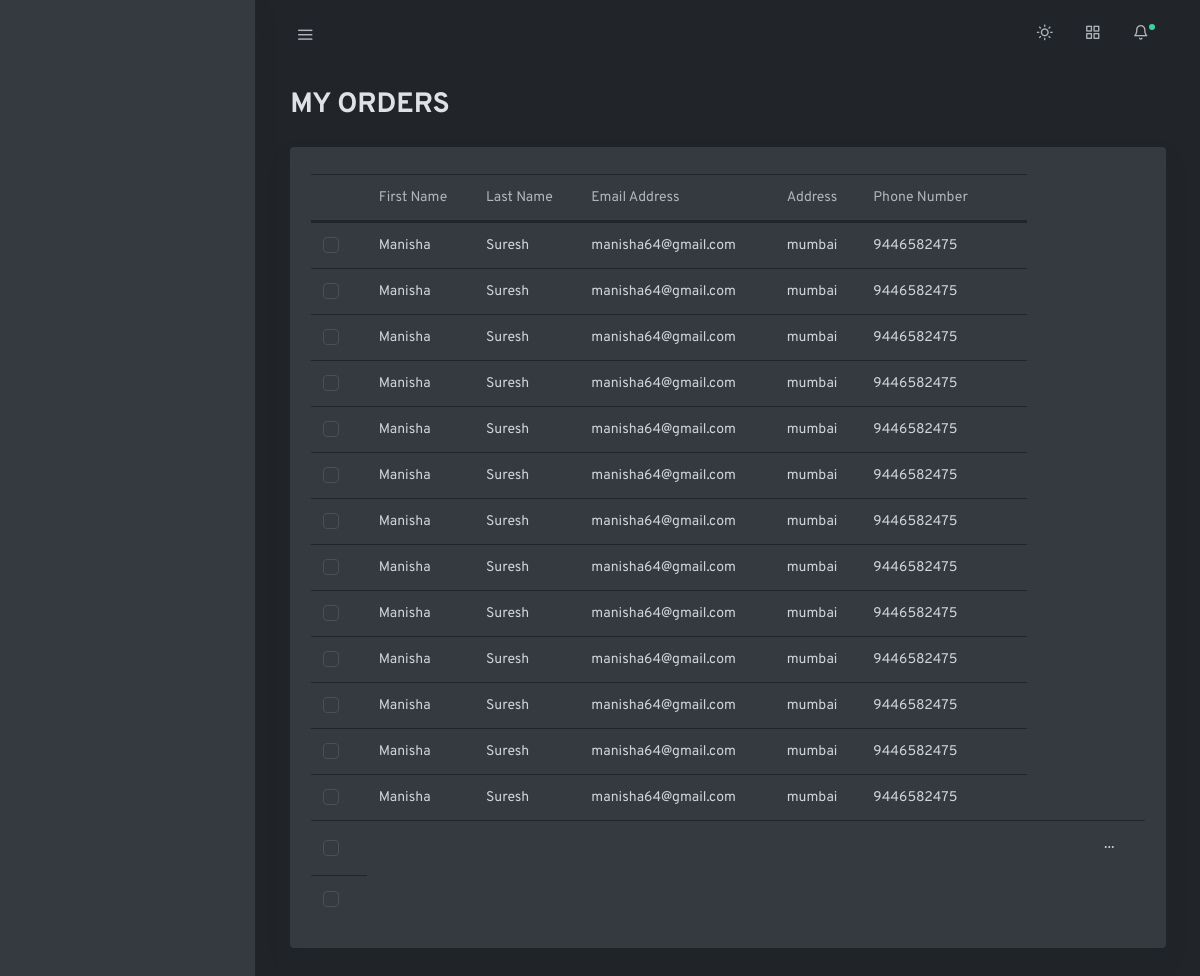
Page /customers/my_orders on the committed database.
### customers/models.py (models this page shows)
class Order(models.Model):
    address=models.TextField()
    phone=models.IntegerField(default=0)
    email=models.CharField(max_length=200, null=True)
    fname=models.CharField(max_length=200,null=True)
    lname=models.CharField(max_length=200,null=True)
    city=models.CharField(max_length=200,null=True)
    country=models.CharField(max_length=200,null=True)
    pin=models.IntegerField(default=0)

### customers/views.py (the view)
# urls.py: path('my_orders', views.my_orders, name='my_orders'),
def my_orders(request):
    view_orders=Order.objects.all()
    context={
        'view_orders':view_orders
    }
    return render(request,'myorders.html', context)

### templates/myorders.html (shortened to what this page needs)
{% load static %}
<!doctype html>
<html lang="en">
  <head>
    <link rel="stylesheet" href="{% static 'css1/simplebar.css' %}">
    <link rel="stylesheet" href="{% static 'css1/feather.css' %}">
    <link rel="stylesheet" href="{% static 'css1/dataTables.bootstrap4.css' %}">
    <link rel="stylesheet" href="{% static 'css1/daterangepicker.css' %}">
    <link rel="stylesheet" href="{% static 'css1/app-light.css' %}" id="lightTheme" disabled>
    <link rel="stylesheet" href="{% static 'css1/app-dark.css' %}" id="darkTheme">
  </head>
  <body class="vertical  dark  ">
    <div class="wrapper">
      <nav class="topnav navbar navbar-light">
        <button type="button" class="navbar-toggler text-muted mt-2 p-0 mr-3 collapseSidebar">
          <i class="fe fe-menu navbar-toggler-icon"></i>
        </button>
        <ul class="nav">
          <li class="nav-item">
            <a class="nav-link text-muted my-2" href="#" id="modeSwitcher" data-mode="dark">
              <i class="fe fe-sun fe-16"></i>
            </a>
          </li>
          <li class="nav-item">
            <a class="nav-link text-muted my-2" href="./#" data-toggle="modal" data-target=".modal-shortcut">
              <span class="fe fe-grid fe-16"></span>
            </a>
          </li>
          <li class="nav-item nav-notif">
            <a class="nav-link text-muted my-2" href="./#" data-toggle="modal" data-target=".modal-notif">
              <span class="fe fe-bell fe-16"></span>
              <span class="dot dot-md bg-success"></span>
            </a>
          </li>
        </ul>
      </nav>
      <aside class="sidebar-left border-right bg-white shadow" id="leftSidebar" data-simplebar>
        <nav class="vertnav navbar navbar-light">
        </nav>
      </aside>
      <main role="main" class="main-content">
        <div class="container-fluid">
          <div class="row justify-content-center">
            <div class="col-12">
              <h2 class="mb-2 page-title">MY ORDERS</h2>
              <div class="row my-4">
                <div class="col-md-12">
                  <div class="card shadow">
                    <div class="card-body">
                      <table class="table datatables" id="dataTable-1">
                        <thead>
                          <tr>
                            <th></th>
                            <th>First Name</th>
                            <th>Last Name</th>
                            <th>Email Address</th>
                            <th>Address</th>
                            <th>Phone Number</th>
                            <th></th>
                          </tr>
                          {% for i in view_orders %}
                        </thead>
                          <tr>
                            <td>
                              <div class="custom-control custom-checkbox">
                              </div>
                            </td>
                            <td>{{ i.fname }}</td>
                            <td>{{i.lname}}</td>
                            <td>{{i.email}}</td>
                            <td>{{i.address}}</td>
                            <td>{{i.phone}}</td>
                            <td><a href="{% url 'view_order' %}"></a></td>
                          </tr>
                          {% endfor %}
                          <tr>
                            <td>
                              <div class="custom-control custom-checkbox">
                              </div>
                            </td>
                            <td></td>
                            <td></td>
                            <td></td>
                            <td> </td>
                            <td></td>
                            <td></td>
                            <td></td>
                            <td></td>
                            <td><button class="btn btn-sm dropdown-toggle more-horizontal" type="button" data-toggle="dropdown" aria-haspopup="true" aria-expanded="false">
                              </button>
                            </td>
                          </tr>
                          <tr>
                            <td>
                              <div class="custom-control custom-checkbox">
                              </div>
                            </td>
                      </table>
                    </div>
                  </div>
                </div>
              </div>
            </div>
          </div>
        </div>
      </main>
    </div>
  </body>
</html>

### static/css1/simplebar.css (style rules this page uses)
[data-simplebar] { position: relative; flex-direction: column; flex-wrap: wrap; justify-content: flex-start; align-content: flex-start; align-items: flex-start; }

### static/css1/feather.css (style rules this page uses)
.fe { font-family: "feather" !important; speak: none; font-style: normal; font-weight: normal; font-variant: normal; text-transform: none; line-height: 1; -webkit-font-smoothing: antialiased; -moz-osx-font-smoothing: grayscale; }
.fe-16 { font-size: 16px; }
.fe-bell:before { content: ""; }
.fe-grid:before { content: ""; }
.fe-menu:before { content: ""; }
.fe-sun:before { content: ""; }

### rows in the picture
Order: fname "Manisha", lname "Suresh", email "manisha64@gmail.com", address "mumbai", phone "9446582475"
Order: fname "Manisha", lname "Suresh", email "manisha64@gmail.com", address "mumbai", phone "9446582475"
Order: fname "Manisha", lname "Suresh", email "manisha64@gmail.com", address "mumbai", phone "9446582475"
Order: fname "Manisha", lname "Suresh", email "manisha64@gmail.com", address "mumbai", phone "9446582475"
Order: fname "Manisha", lname "Suresh", email "manisha64@gmail.com", address "mumbai", phone "9446582475"
Order: fname "Manisha", lname "Suresh", email "manisha64@gmail.com", address "mumbai", phone "9446582475"
Order: fname "Manisha", lname "Suresh", email "manisha64@gmail.com", address "mumbai", phone "9446582475"
Order: fname "Manisha", lname "Suresh", email "manisha64@gmail.com", address "mumbai", phone "9446582475"
Order: fname "Manisha", lname "Suresh", email "manisha64@gmail.com", address "mumbai", phone "9446582475"
Order: fname "Manisha", lname "Suresh", email "manisha64@gmail.com", address "mumbai", phone "9446582475"
Order: fname "Manisha", lname "Suresh", email "manisha64@gmail.com", address "mumbai", phone "9446582475"
Order: fname "Manisha", lname "Suresh", email "manisha64@gmail.com", address "mumbai", phone "9446582475"
Order: fname "Manisha", lname "Suresh", email "manisha64@gmail.com", address "mumbai", phone "9446582475"
